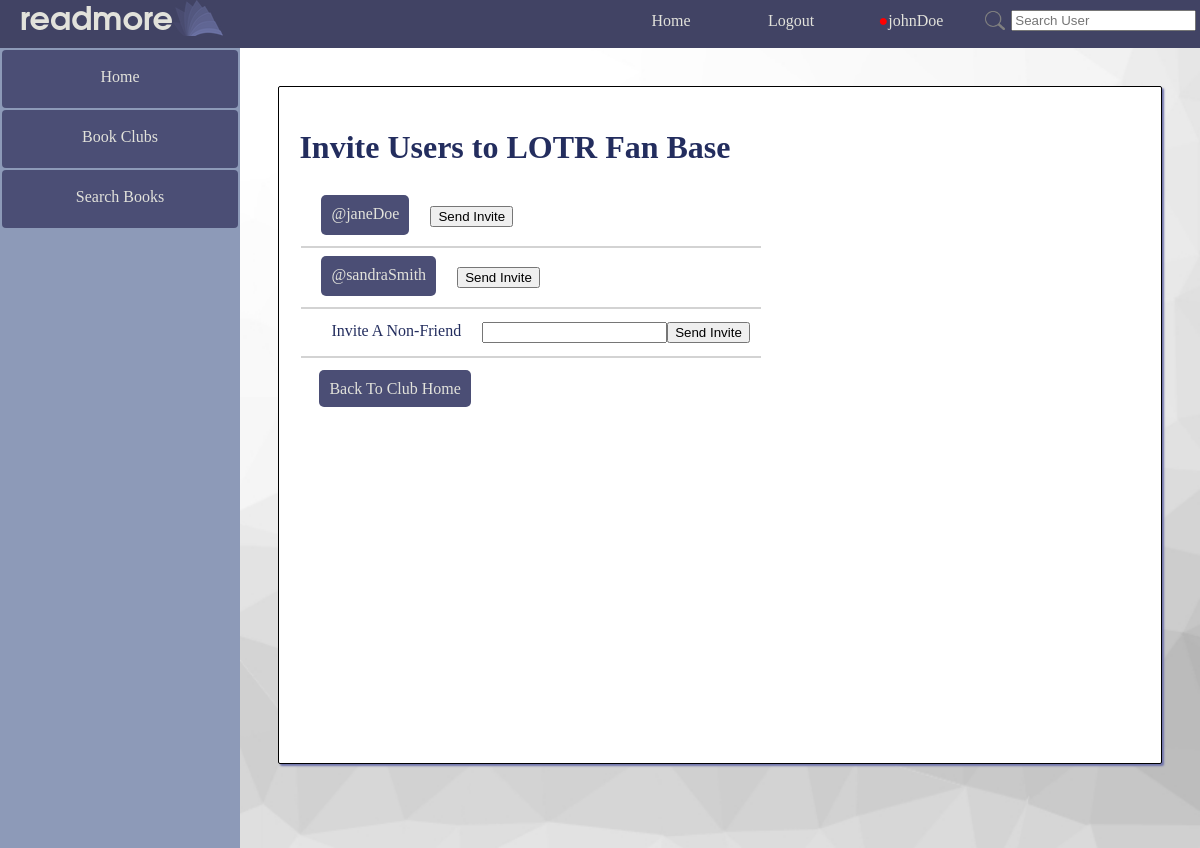
Screenshot of /readmore/invite_to_club/15/ (signed in) with the database file from the repository.
### readmore_app/models.py (models this page shows, shortened)
class Club(models.Model):
    club_id = models.AutoField(primary_key=True)
    club_name = models.CharField(max_length=100)
    club_description = models.TextField(blank=True)
    club_owner = models.ForeignKey(UserExt, on_delete=models.CASCADE)
    club_users = models.ManyToManyField(UserExt, related_name="user_clubs")
    club_pending_invites = models.ManyToManyField('UserExt', related_name="pending_invites", blank=True)
    club_library = models.ManyToManyField('ClubBook', related_name='clubs', blank=True)

class UserExt(User):
    user_friends = models.ManyToManyField('UserExt', related_name="friends")
    user_birthdate = models.DateField()
    user_bio = models.TextField(default="This user hasn't written a bio :(")
    user_pending_friends = models.ManyToManyField('UserExt', related_name="pending_friends")
    user_reading_log = models.ManyToManyField('ReadingLogBook', related_name="reading_log")

### readmore_app/views.py (the view)
# urls.py: path('invite_to_club/<int:club_id>/', views.invite_to_club, name='invite_to_club'),
def invite_to_club(request, club_id):
    if request.user.is_authenticated:
        club = get_object_or_404(Club, club_id=club_id)
        real_user = get_object_or_404(UserExt, id=request.user.id)
        if club.club_owner != real_user:
            return redirect(reverse('readmore_app:club', kwargs={'club_id': club.club_id}))
        return render(request, "readmore_app/invite_to_club.html", {"real_user": real_user, "club": club})
    else:
        return redirect(reverse('readmore_app:login'))

### readmore_app/templatetags/extras.py (called while the page is built)
@register.simple_tag
def num_notifications(user_id):
    try:
        this_user = UserExt.objects.get(pk=user_id)
        return Notification.objects.filter(notification_user=this_user).count()
    except Exception as e:
        return ""

### readmore_app/templates/readmore_app/invite_to_club.html (shortened to what this page needs)
{% extends parent_template|default:"base.html" %}
{% load static %}
{% block content %}
<div class="basic_card">
    <h1> Invite Users to {{ club.club_name }}</h1>
    <table>
    {% for friend in real_user.user_friends.all %}
        <tr id="friend{{ friend.id }}" style="display:flex; flex-wrap:wrap;">
            <td style="padding-left: 20px; display:flex;justify-content: center;">
                <a style="height: 20px; margin-top: 5px;" href="{% url 'readmore_app:profile' friend.id %}" class="anchor_button">@{{ friend.username }}</a>
            </td>
            <td style="padding-left: 20px;">
                <p id="invitebutton{{ friend.id }}">
                {% if friend not in club.club_users.all and friend not in club.club_pending_invites.all %}
                <button onclick="inviteMember({{ friend.id }}, {{ club.club_id }});">Send Invite</button>
                {% elif friend in club.club_pending_invites.all %}
                Pending...
                {% endif %}
                </p>
            </td>
        </tr>
        <tr id="friend{{ friend.id }}underline"><td colspan="2" bgcolor="lightgray"><td></tr>
    {% endfor %}
    <tr style="display:flex; flex-wrap:wrap; padding: 10px;">
        <td style="padding-left: 20px; display:flex;justify-content: center;">Invite A Non-Friend</td>
        <td style="padding-left: 20px;"><input type="text" name="username" id="username" /><button onclick="inviteNonfriend({{ club.club_id }});">Send Invite</button>  </td>
    </tr>
    <tr id="friend{{ friend.id }}underline"><td colspan="2" bgcolor="lightgray"><td></tr>
    </table>
    <a class="anchor_button" style="top: 20px; left: 20px; position: relative;" href="{% url 'readmore_app:club' club.club_id %}">Back To Club Home</a>
</div>
{% endblock %}

### templates/base.html (shortened to what this page needs)
{% load extras %}
{% load static %}
<!DOCTYPE html>
<html lang="en">
  <head>
    <link rel=stylesheet href="{% static 'readmore_app/style.css' %}">
  </head>
  <body>
    <div class="container" >
      <div class="navbar navbar_wrapper">
        <div class="navbar">
          <div><h2 class="logo">readmore</h2></div>
          <div><img src="{% static 'readmore_app/logo_small.png' %}"></div>
        </div>
        <div class="navbar_links" style="padding-right:2%;">
          <a class="link" href="{% url 'readmore_app:index' %}">Home</a>
          {% if not user.is_authenticated %}
          <a class="link" href="{% url 'readmore_app:login' %}" >Login</a>
          <a class="link" href="{% url 'readmore_app:registration' %}">Register</a>
          {% else %}
          <a href="{% url 'readmore_app:logout' %}" >Logout</a>
          <div id="drop">
              {% num_notifications user.id as has_notifications %}
              <a  href="{% url 'readmore_app:profile' user.id %}" style="padding-bottom:17px;"><span id="notification_dot" style="color: red;">{% if has_notifications %}●{% endif %}</span>{{ user.username }}</a>
          </div>
          <div style="padding: 0.5%;">
            <form style="display: flex; left: 0px; position: relative; top:7px; align-items: center;" class="link" method="POST" action="{% url 'readmore_app:user_search_results' %}">
              <input type="image" width="20px" style="margin-right: 3%;" src="{% static 'readmore_app/logo_search.png' %}">
              <input type="text" placeholder="Search User" name="search_query" >
            </form>
          </div>
          {% endif %}
        </div>
      </div>
      <div class="content-container">
          {% if user.is_authenticated %}
          <div class="sidebar">
              <a href="{% url 'readmore_app:index' %}">Home</a>
              <a href="{% url 'readmore_app:book_clubs' %}">Book Clubs</a>
              <a href="{% url 'readmore_app:search_book' %}">Search Books</a>
          </div>
          <main style="margin:0;">
          {% endif %}
          {% block content %}{% endblock %}
          </main>
      </div>
    </div>
  </body>
</html>

### readmore_app/static/readmore_app/style.css (style rules this page uses)
body { font-family: Garamond, Georgia, serif; margin:0; overflow: hidden; }
a { text-decoration: none; }
h2.logo { color:#e2e2db; font-family:Arial, Helvetica, sans-serif; font-weight:800px; margin-left: 20px; font-size:32px; margin-top: 6px; }
.container { display:flex; flex-flow: column; height: inherit; overflow: hidden; }
.content-container { display: flex; justify-content: start; flex-direction: row; flex-wrap: nowrap; height: 100vh; }
h2.logo { color:#e2e2db; font-family: Avantgarde, TeX Gyre Adventor, URW Gothic L, sans-serif; font-weight:800px; margin-left: 20px; font-size:32px; margin-top: 6px; }
main { background-image: url(white_background.jpg); background-attachment:scroll; background-size:cover; display: flex; width: 80%; min-height: 100%; height: 100% auto; color: #232D5E; overflow-y: auto; overflow-x: hidden; justify-content:center; }
main > * { margin-left: 4.5%; }
main > div { width: 100%; }
#drop { display: flex; flex-direction: column; align-content: center; align-items: center; margin-right:2%; }
.basic_card { border-radius: 2px; box-shadow: 2px 2px 2px#7074ac; border-color: black; width: 100%; background-color: white; min-height: 70vh; height:fit-content; overflow: hidden; border-style: solid; border-width: 1px; padding: 20px; padding-bottom: 10%; margin: 4%; }
.anchor_button { border-radius: 5px; color: #e2e2db; height: auto; width: fit-content; border: none; padding: 10px; background: #4b4e75; }
div.sidebar { position: relative; text-align: center; background: #8d9ab8; width:20%; height:100vh; }
.sidebar a { margin: 2px 2px 2px 2px; border-radius: 4px; color: #e2e2db; height: 30px; display:block; width:auto; border:none; padding: 10px; padding-top: 18px ; background: #4b4e75; }
.navbar_wrapper { padding-right: 2%; width:100%; }
.navbar { height:3em; }
div.navbar { float:initial; display: flex; border: none; position: relative; background: #414364; z-index: 1; justify-content: space-between; }
.navbar a { min-width: 120px; text-align: center; border-radius: 4px; font-size: medium; text-decoration: none; color: #e2e2db; background: none; padding: 12px 0px; }
.navbar_links { float:initial; display: flex; border: none; position: relative; z-index: 1; justify-content: space-between; }

### rows the page displays
Club: club_name "LOTR Fan Base"
UserExt: username "janeDoe"
UserExt: username "sandraSmith"

### other values shown
{{ user.username }} "johnDoe"
